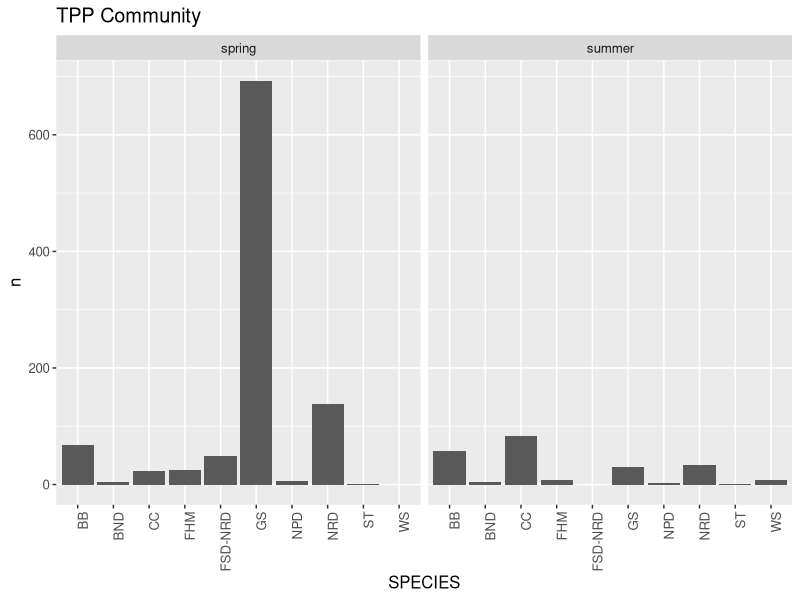
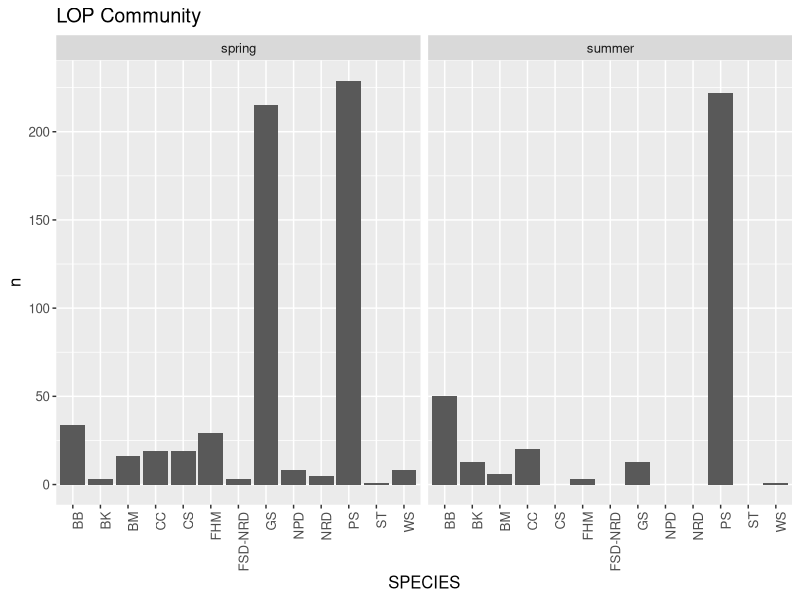
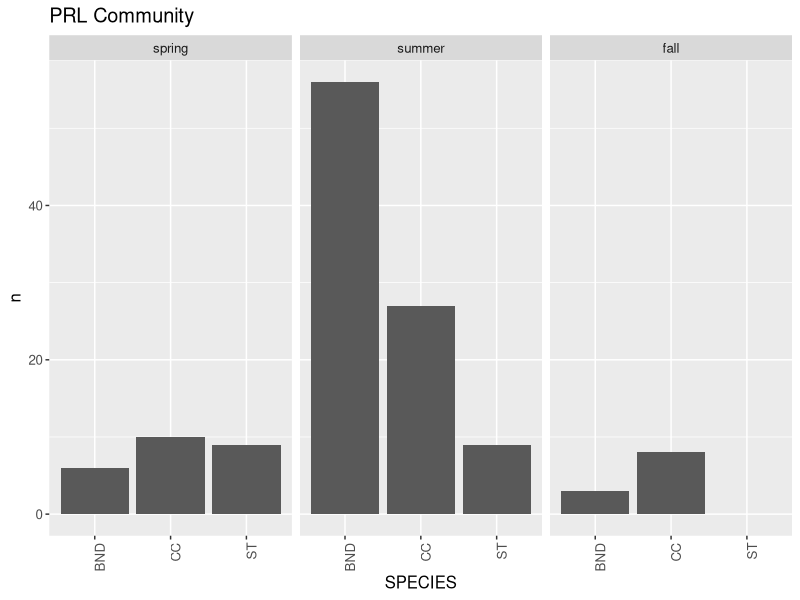
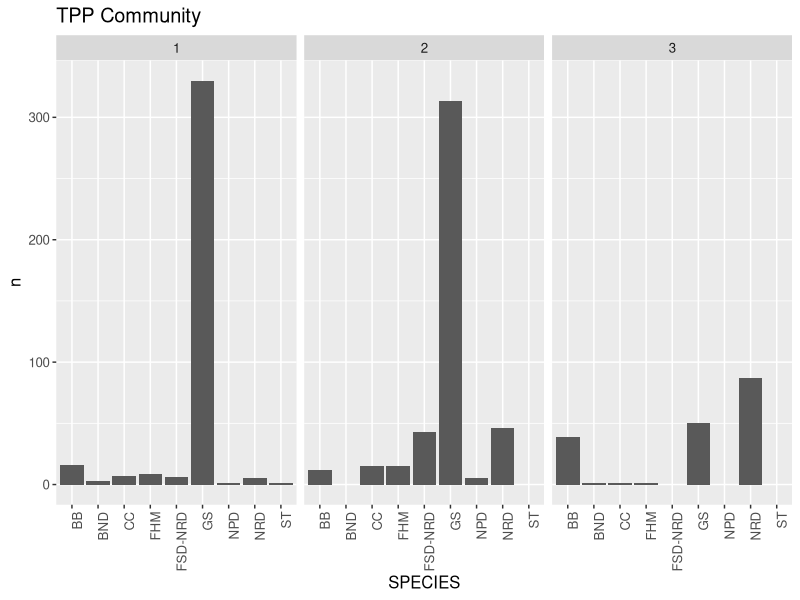
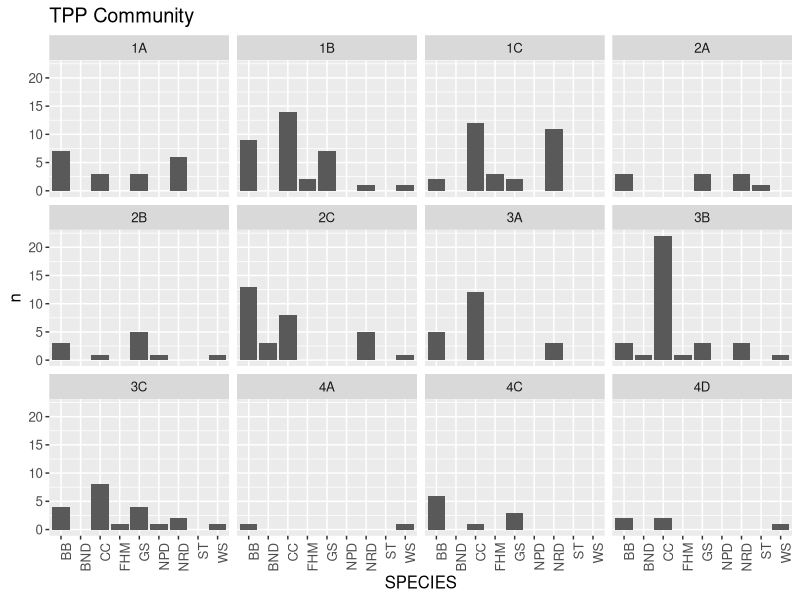

Write R code to recreate these figures, in order. (Note: this script raises an error after producing the figures.)
# Communities for Summer 2021
# Load Libraries ----
library(dplyr)
library(tidyr)
library(tidyverse)
library(ggplot2)
# Defining Data Sheets ----- 
fish = read.csv("MA2276_Code/Data/2021_Measurement.csv")
sample = read.csv("MA2276_Code/Data/2021_Sample.csv")
#sites = read.csv("SITES.csv")

# Join/Filter ----

# Data is filtered to select only fish and split out several columns
all_data = left_join(fish, sample, by = "YSAMP_N") %>% 
  filter(WATER %in% c("TPP","LOP","HRM_FOR","PRL","HRM_BW2"),
         ### single out or remove specific species
         (SPECIES != "NF" & SPECIES != ""),
         SPECIES != "PAINTED TURTLE",
         SPECIES != "NEWT", 
         SPECIES != "CRAY", 
         SPECIES != "TADPOLE", 
         SPECIES != "BELLISTOMADID ", 
         SPECIES != "DRAGONFLY", 
         SPECIES != "LEECH", 
         SPECIES != "MOLE SALAMANDER LARVAE", 
         SPECIES != "ODONATA") %>%
  select(YSAMP_N, SPECIES, LENGTH, DATE_COL, SITE_N) %>%
  # Split out date to get at month collected
  separate(DATE_COL, into = c("MONTH","DAY","YEAR"), sep = "/") %>%
  # Split out YSAMP_N to be able to select year and water
  separate(YSAMP_N, into = c("GEAR","WATER","YEAR","DSAMP")) %>%
  # Aggregate months into seasons
  mutate(SEASON = as.factor(.bincode(MONTH, c(0,7,8, 11))))  %>%
  # Recode the bins for visualizations
  mutate(SEASON = recode_factor(.$SEASON, "1" = "spring", "2"="summer","3" = "fall"))
  
## Visualizations ---- 
  
# Visualize the communities from each lake by season 
for(i in unique(all_data$WATER)){
  g = all_data %>% 
    filter(WATER == i) %>%
    group_by(SEASON, YEAR, SPECIES) %>%
    count() %>%
    ggplot(aes(x = SPECIES, y = n)) + 
    geom_bar(stat="identity", position=position_dodge()) + 
    theme(axis.text.x=element_text(angle=90,hjust=1),
          text = element_text(size=12)) + 
    facet_wrap(~ SEASON) + 
    ggtitle(paste(i, "Community"))
  print(g)
}
  
# Visualize the communities from each site + lake by season 
i = 1
for(i in unique(all_data$WATER)){
  for(h in as.character(unique(all_data$SEASON))){
    g = all_data %>% 
      filter(WATER == i, SEASON == h) %>%
      group_by(SEASON, YEAR, SPECIES, SITE_N) %>%
      count()%>%
      ggplot(aes(x = SPECIES, y = n)) + 
      geom_bar(stat="identity", position=position_dodge()) + 
      theme(axis.text.x=element_text(angle=90,hjust=1),
            text = element_text(size=12)) + 
      ggtitle(paste(i, "Community")) + 
      facet_wrap(~ SITE_N)
    
    print(g)
  }
}
  
+ 
  facet_wrap(~ SITE_N)  


for(i in unique(all_data$WATER)){
  
  subset_data = all_data %>% filter(WATER == i)
    
    for(h in unique(subset_data$SEASON)){
      c = subset_data %>%
        filter(SEASON == h) %>%
        group_by(WATER, SEASON,SPECIES, SITE_N) %>%
        count()%>%
        ggplot(aes(x = SPECIES, y = n)) + 
        geom_bar(stat="identity", position=position_dodge()) + 
        theme(axis.text.x=element_text(angle=90,hjust=1),
              text = element_text(size=12)) + 
        ggtitle(paste(i, "Community", h)) + 
        facet_wrap(~ SITE_N)
      
      
      
      
      print((c))
  }
}




  



all %>% ggplot(aes(x = SPECIES, y = n, fill = WATER)) +
  geom_bar(stat="identity", position=position_dodge()) + 
  theme(axis.text.x=element_text(angle=90,hjust=1),
        text = element_text(size=18)) + 
  ggtitle("Summer 21")+ 
  ylab("# Individuals Captured")

all %>% ggplot(aes(x = WATER, y = n, fill = SPECIES)) +
  geom_bar(stat="identity", position=position_dodge()) + 
  theme(axis.text.x=element_text(angle=90,hjust=1),
        text = element_text(size=18)) + 
  ggtitle("Summer 21")+ 
  ylab("# Individuals Captured") + 
  labs(fill = "Species")



HRM = all_data %>%
  group_by(SPECIES, SITE_N) %>%
  count() %>% as.data.frame() %>%
  complete(SPECIES, SITE_N) %>% 
  replace_na(list(CPUE_seconds = 0, n = 0))

HRM %>% ggplot(aes(x = SPECIES, y = n, fill = SITE_N)) +
  geom_bar(stat="identity", position=position_dodge()) + 
  theme(axis.text.x=element_text(angle=90,hjust=1),
        text = element_text(size=18)) + 
  ggtitle("Heron Marsh")+ 
  ylab("# Individuals Captured") + 
  labs(fill = 'Site') + 
  xlab("Species")

HRM %>% ggplot(aes(y = n, x = SITE_N, fill = SPECIES)) +
  geom_bar(stat="identity", position=position_dodge()) + 
  theme(axis.text.x=element_text(angle=90,hjust=1),
        text = element_text(size=18)) + 
  ggtitle("Heron Marsh")+ 
  ylab("# Individuals Captured") + 
  labs(fill = 'Site') + 
  xlab("Species")
